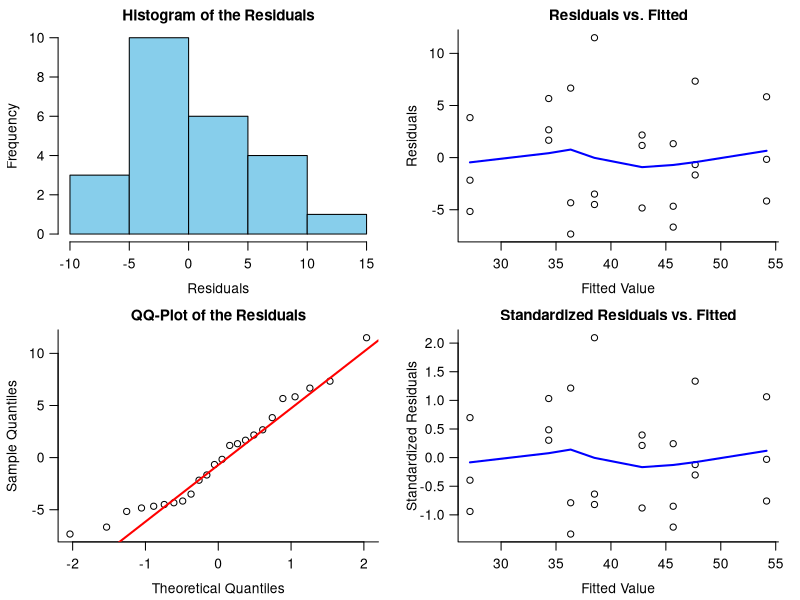

The R source for this figure:
##################################################
# Filename: hw2.R
# Purpose : Experimental Design, HW2 6-1 (d)
# Author  : Potumas Liu
# Date    : 2025/03/30
##################################################


# the fitted model
estimate <- function (vec) {
    r <- 3; N <- r*8
    b0  <- 980 / N 
    b1  <- 4 / (r*4) / 2
    b2  <- 136 / (r*4) / 2
    b3  <- 82 / (r*4) / 2
    b13 <- (-106) / (r*4) / 2

    x1 <- vec[1]; x2 <- vec[2]; x3 <- vec[3]

    return ( b0 + b1*x1 + b2*x2 + b3*x3 + b13*x1*x3 )
}

# original data
dat <- c(22, 31, 25,
         32, 43, 29,
         35, 34, 50,
         55, 47, 46,
         44, 45, 38,
         40, 37, 36,
         60, 50, 54, 
         39, 41, 47)

# coded factors
effect <- list(c(-1, -1, -1), 
               c( 1, -1, -1),
               c(-1,  1, -1), 
               c( 1,  1, -1),
               c(-1, -1,  1),
               c( 1, -1,  1),
               c(-1,  1,  1),
               c( 1,  1,  1))

# estimated values
estimated <- lapply(effect, estimate)
estimated <- t(sapply(estimated, FUN = function(x) { return(rep(x, 3)) }))
print(estimated)

# residuals
residual <- dat - as.numeric(t(estimated))
print(residual)


# plot the residuals
res <- as.numeric(t(residual)); est <- as.numeric(t(estimated))
se <- sqrt(30.167)
print(res); print(est)

pdf("6-1-(d)-residuals.pdf")

par(mfrow=c(2, 2), 
    mar = c(3.5, 3.5, 1.8, 1.3),  # margin for each side (bltr)
    font.main = 2,  # 1: normal, 2: bold
    mgp = c(2.3, 0.8, 0))  # Default is c(3, 1, 0)

# font sizes, point types
lab <- 1; main <- 1.1; pch <- 1; cex <- 1

# histogram
hist(res, las=1, bty="l", cex.lab=lab, cex.main=main,
     main="Histogram of the Residuals", xlab="Residuals", 
     col="skyblue")
# scatter plot of residuals and fitted values
plot(x=est, y=res, las=1, bty="l",
     cex.lab=lab, cex.main=main, pch=pch, cex=cex,
     main="Residuals vs. Fitted", xlab="Fitted Value", ylab="Residuals")
lines(lowess(est, res), col="blue", lwd=2)
# QQ plot
qqnorm(res, main="QQ-Plot of the Residuals", bty="l", 
       las=1, pch=pch, cex.main=main, cex=cex, cex.lab=lab)
qqline(res, col="red", lwd=2)
# Standardized Residual Plot
plot(est, res/se, las=1, pch=pch, bty="l", 
     cex.main=main, cex=cex, cex.lab=lab,
     main="Standardized Residuals vs. Fitted",          
     xlab="Fitted Value", ylab="Standardized Residuals")
    lines(lowess(est, res/se), col="blue", lwd=2)

dev.off()


# testing residual normality
ksP <- ks.test(res, "pnorm")$p
adP <- nortest::ad.test(res)$p
swP <- shapiro.test(res)$p
llP <- nortest::lillie.test(res)$p

# testing non-constant variance of residuals
effectMtx <- sapply(effect, FUN = function(x) { 
        x1 <- x[1]
        x2 <- x[2]
        x3 <- x[3]
        x13 <- x1 * x3
        return(rep(c(x1, x2, x3, x13), 3))
    })
effectMtx <- 
    data.frame(matrix(as.numeric(effectMtx), ncol=4, byrow=TRUE))

dat <- cbind(dat, effectMtx)
bpP <- car::ncvTest(lm(dat~., data=dat))$p

testRes <- c(ksP, adP, swP, llP, bpP)
names(testRes) <- c("KS", "AD", "SW", "Li", "BP")
write.csv(testRes, "6-1-(d)-testResults.csv")



# Additional code for non-constant variance test

# manually conducting the BP test
# create squared residuals
#res_sq <- res^2
#effectMtx <- cbind(res_sq, effectMtx)
# regressing squared residuals on intercept
#aux_model <- lm(res_sq ~ ., data=effectMtx)
#R2 <- summary(aux_model)$r.square
#k <- ncol(effectMtx)-1
#n <- nrow(effectMtx)

# chi-square statistic
#LM <- n*R2
#print(1 - pchisq(LM, df=k))

# F statistic
#Fvalue <- ( R2 / k ) / (1 - (R2 / (n-k-1))) 
#print(1 - pf(Fvalue, df1=k, df2=(n-k-1)))

# another ncv test
#lmtest::bptest(lm(dat~., data=dat))
